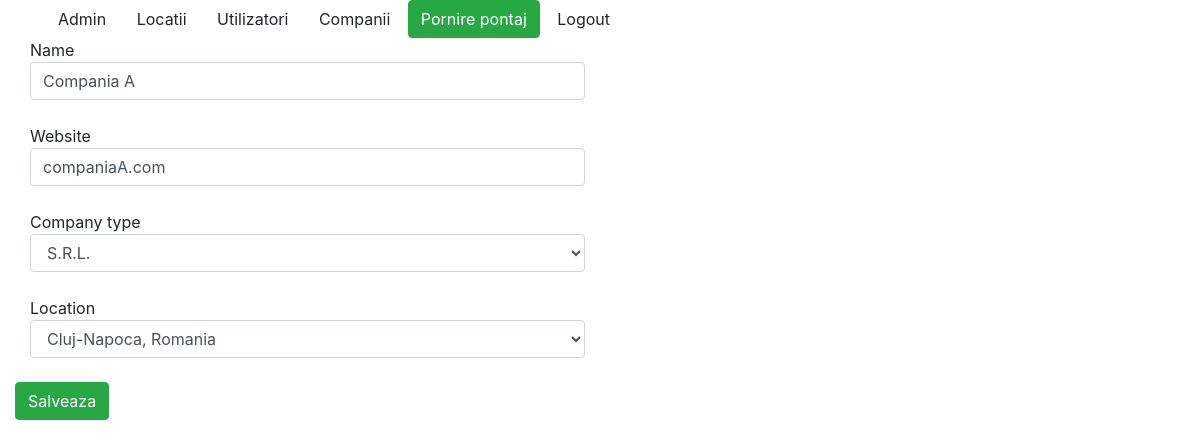
Screenshot of /companies/3/modificare/ (signed in) with the database file from the repository.
### aplicatie2/models.py (models this page shows, shortened)
class Companies(models.Model):
    company_choices = (('SRL', 'S.R.L.'),
                       ('SA', 'S.A.'))
    name = models.CharField(max_length=100)
    website = models.CharField(max_length=50)
    company_type = models.CharField(max_length=5, choices=company_choices)
    active = models.BooleanField(default=True)
    location = models.ForeignKey(Location, on_delete=models.CASCADE)

### aplicatie2/views.py (the view, shortened to what this page needs)
# urls.py: path('<int:pk>/modificare/', views.UpdateCompanyView.as_view(), name='modificare'),
class UpdateCompanyView(LoginRequiredMixin, UpdateView):
    model = Companies
    form_class = CompanyForm
    template_name = 'aplicatie1/location_form.html'
    def get_form_kwargs(self):
        data = super(UpdateCompanyView, self).get_form_kwargs()
        data.update({'pk': self.kwargs['pk']})
        return data

### aplicatie2/forms.py (shortened to what this page needs)
class CompanyForm(forms.ModelForm):
    class Meta:
        model = Companies
        fields = ['name', 'website', 'company_type', 'location']
        widgets = {
            'name': TextInput(attrs={'placeholder': 'Name value', 'class': 'form-control'}),
            'website': TextInput(attrs={'placeholder': 'Website value', 'class': 'form-control'}),
        }
    location = forms.ModelChoiceField(
        queryset=Location.objects.all(),
        widget=forms.Select(attrs={'class': 'form-control'}),
        help_text="Choose the location for the company",
        label="Location",  # Schimbarea etichetei câmpului
        empty_label="Select a location"  # Modificarea textului implicit pentru opțiunea de selecție
    )
    company_type = forms.TypedChoiceField(
        choices=company_choices,
        widget=forms.Select(attrs={'class': 'form-control'}),
    )
    def __init__(self, pk, *args, **kwargs):
        super(CompanyForm, self).__init__(*args, **kwargs)
        self.pk = pk

### aplicatie1/models.py (called while the page is built)
    def __str__(self):
        return f"{self.city}, {self.country}"

### django_project/context_processors.py (called while the page is built)
def is_ready_to_work(request):
    if request.user.is_authenticated:
        if Pontaj.objects.filter(user_id=request.user.id, end_date=None).exists():
            return {'ready_to_work': False}
        return {'ready_to_work': True}
    return {} #nu suntem autentificati inca

### templates/aplicatie1/location_form.html (shortened to what this page needs)
{% extends 'base.html' %}
{% block content %}
    <div class = "col-md-12">
        <form method = "POST">
            {% for field in form %}
                <div class = "col-md-6">{{ field.label }} {{ field }} {{ field.errors }}</div><br>
            {% endfor %}
        <button type = "submit" class = "btn btn-success">Salveaza</button>
        </form>
    </div>
{% endblock %}

### rows the page displays
Companies: form "Compania A" "companiaA.com" "S.R.L." "Cluj-Napoca, Romania"

### other values shown
{{ field.label }} "Name" "Website" "Company type" "Location"
